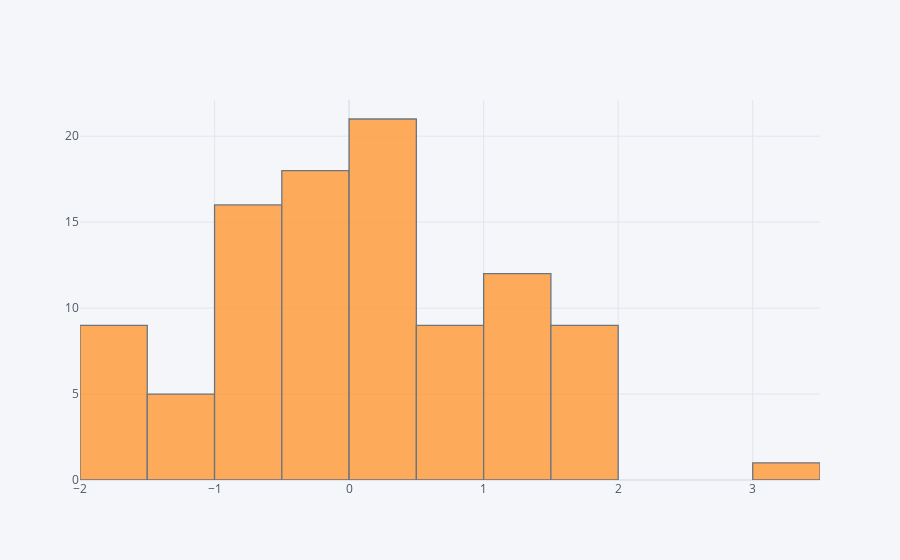

The code cell stored with this chart in its notebook:
### Markdown cell above
## histogram

### Code cell
df['A'].iplot(kind='hist',bins=25)

### Figure 1 — Plotly figure (JSON) as saved in the notebook; plotly's stock layout.template omitted (floating-point values rounded to 4 significant figures)
{"data": [{"histfunc": "count", "histnorm": "", "marker": {"color": "rgba(255, 153, 51, 1.0)", "line": {"color": "#4D5663", "width": 1.3}}, "name": "A", "nbinsx": 25, "opacity": 0.8, "orientation": "v", "type": "histogram", "x": [0.104, 1.091, -1.802, 0.1453, -0.8048, -1.236, -1.533, 0.8451, -1.834, 0.1252, 0.317, -1.01, -0.3834, -0.3745, -0.05199, 0.3647, 1.729, 0.6091, -1.627, -0.5959, 0.2226, 0.8065, 1.922, -0.9215, 1.39, -1.74, 1.043, -0.8672, -0.4882, -1.734, 3.245, 1.842, -0.4912, 1.185, 0.6675, -1.438, -0.7451, -0.3015, -0.8671, 1.106, -0.267, -1.65, -0.139, 0.03105, -0.7832, 0.1618, -0.9383, 0.4467, -0.1558, -1.567, 0.492, -0.215, 0.1413, -0.9144, -0.7785, 0.478, 1.507, 1.539, 1.315, 0.381, 1.499, 0.03859, 0.457, 1.666, 1.771, -0.1116, 1.451, -0.2482, 1.905, 1.169, -0.3492, -0.7141, -0.1623, 0.1494, 0.2502, 0.1968, 0.6693, -0.6958, 0.08433, -0.5539, 1.747, -0.5096, -0.4251, 0.484, -1.601, 1.05, 0.6295, -0.4422, -0.455, 0.6132, 1.125, -0.8279, 1.049, -1.184, 0.5478, 0.4294, -0.03689, 0.8879, -0.5501, -1.216]}], "layout": {"barmode": "overlay", "legend": {"bgcolor": "#F5F6F9", "font": {"color": "#4D5663"}}, "paper_bgcolor": "#F5F6F9", "plot_bgcolor": "#F5F6F9", "title": {"font": {"color": "#4D5663"}}, "xaxis": {"gridcolor": "#E1E5ED", "showgrid": true, "tickfont": {"color": "#4D5663"}, "title": {"font": {"color": "#4D5663"}, "text": ""}, "zerolinecolor": "#E1E5ED"}, "yaxis": {"gridcolor": "#E1E5ED", "showgrid": true, "tickfont": {"color": "#4D5663"}, "title": {"font": {"color": "#4D5663"}, "text": ""}, "zerolinecolor": "#E1E5ED"}}}
